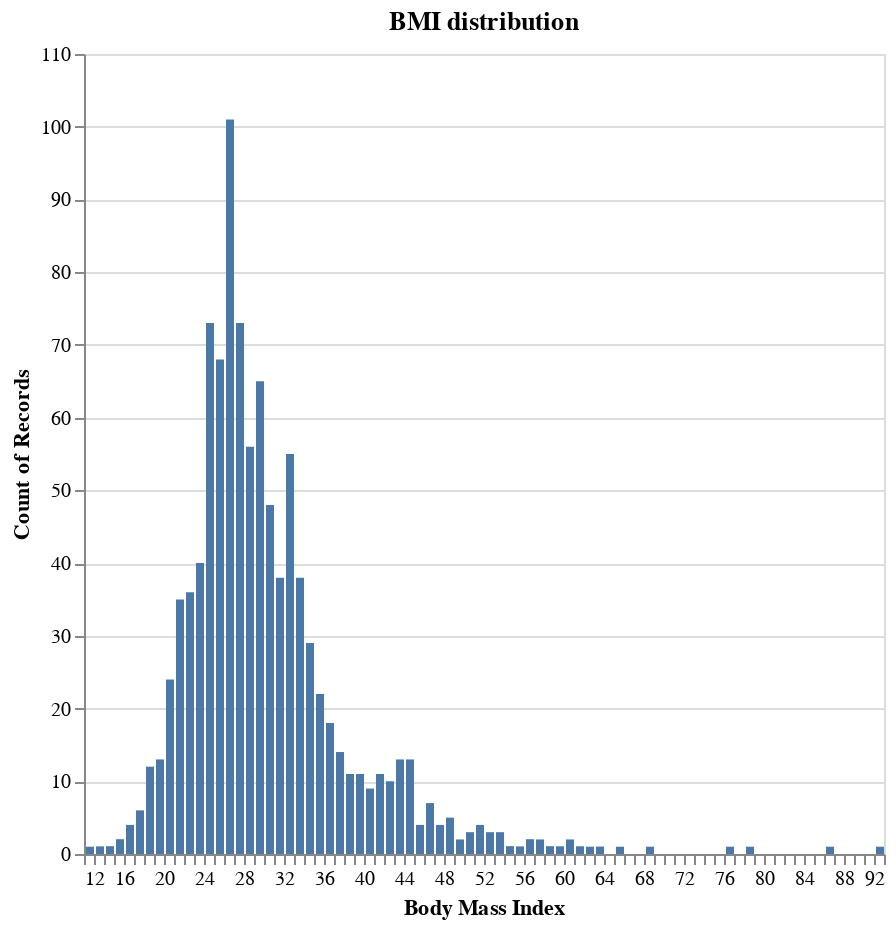

Write notebook code for a chart like this one.
### Markdown cell above
#### BMI distribution
The second chart illustrates the Body Mass Index (BMI) distribution within the dataset. BMI is derived by dividing a person's body height in meters by the square of their mass in kilograms, establishing a proportional relationship between weight and height. A BMI falling between 18.5 and 25 is generally considered healthy, while values lower or higher might indicate an unhealthy weight. Although BMI alone is not a comprehensive measurement, it serves as a valuable indicator.

Observing the graph reveals that the majority of individuals have a BMI exceeding 25, with some extreme cases surpassing a BMI of 40.

### Code cell
idaData["_BMIS"] = data["_BMI5"]/100

# display the BMIS distribution with smaller bins
alt.Chart(idaData).mark_bar().encode(
    alt.X("_BMIS", title="Body Mass Index", bin=alt.Bin(step=1)),
    y='count()',
    tooltip=[alt.Tooltip(field='_BMIS', type='nominal', title='BMI'), 'count()']
).properties(
    width=400,
    height=400,
    title='BMI distribution'
)

### Figure 1 — Vega specification as saved in the notebook (floating-point values rounded to 4 significant figures; data arrays with more than 128 entries replaced by an {"elided": "..."} marker saying what was removed)
{"$schema": "https://vega.github.io/schema/vega/v5.json", "data": [{"name": "source_0", "values": {"elided": "1503 records"}}, {"name": "source_0_y_domain___count", "values": [{"min": 1, "max": 101}]}], "signals": [{"name": "bin_step_1__BMIS_bins", "value": {"fields": ["_BMIS"], "fname": "bin__BMIS", "start": 12.0, "step": 1.0, "stop": 92.0}}], "marks": [{"type": "rect", "name": "marks", "from": {"data": "source_0"}, "encode": {"update": {"description": {"signal": "\"Body Mass Index: \" + (!isValid(datum[\"bin_step_1__BMIS\"]) || !isFinite(+datum[\"bin_step_1__BMIS\"]) ? \"null\" : format(datum[\"bin_step_1__BMIS\"], \"\") + \" – \" + format(datum[\"bin_step_1__BMIS_end\"], \"\")) + \"; Count of Records: \" + (format(datum[\"__count\"], \"\")) + \"; BMI: \" + (isValid(datum[\"_BMIS\"]) ? datum[\"_BMIS\"] : \"\"+datum[\"_BMIS\"])"}, "tooltip": {"signal": "{\"BMI\": isValid(datum[\"_BMIS\"]) ? datum[\"_BMIS\"] : \"\"+datum[\"_BMIS\"], \"Count of Records\": format(datum[\"__count\"], \"\")}"}, "y2": {"value": 0, "scale": "y"}, "fill": {"value": "#4c78a8"}, "y": {"field": "__count", "scale": "y"}, "ariaRoleDescription": {"value": "bar"}, "x2": {"field": "bin_step_1__BMIS", "scale": "x", "offset": {"signal": "0.5 + (abs(scale(\"x\", datum[\"bin_step_1__BMIS_end\"]) - scale(\"x\", datum[\"bin_step_1__BMIS\"])) < 0.25 ? -0.5 * (0.25 - (abs(scale(\"x\", datum[\"bin_step_1__BMIS_end\"]) - scale(\"x\", datum[\"bin_step_1__BMIS\"])))) : 0.5)"}}, "x": {"field": "bin_step_1__BMIS_end", "scale": "x", "offset": {"signal": "0.5 + (abs(scale(\"x\", datum[\"bin_step_1__BMIS_end\"]) - scale(\"x\", datum[\"bin_step_1__BMIS\"])) < 0.25 ? 0.5 * (0.25 - (abs(scale(\"x\", datum[\"bin_step_1__BMIS_end\"]) - scale(\"x\", datum[\"bin_step_1__BMIS\"])))) : -0.5)"}}}}, "style": ["bar"]}], "scales": [{"name": "x", "type": "linear", "domain": {"signal": "[bin_step_1__BMIS_bins.start, bin_step_1__BMIS_bins.stop]"}, "range": [0, {"signal": "width"}], "bins": {"signal": "bin_step_1__BMIS_bins"}, "zero": false}, {"name": "y", "type": "linear", "domain": [{"signal": "(data(\"source_0_y_domain___count\")[0] || {}).min"}, {"signal": "(data(\"source_0_y_domain___count\")[0] || {}).max"}], "range": [{"signal": "height"}, 0], "zero": true, "nice": true}], "axes": [{"scale": "y", "grid": true, "ticks": false, "zindex": 0, "domain": false, "labels": false, "gridScale": "x", "tickCount": {"signal": "ceil(height/40)"}, "maxExtent": 0, "minExtent": 0, "orient": "left", "aria": false}, {"scale": "x", "labelOverlap": true, "tickCount": {"signal": "ceil(width/10)"}, "labelFlush": true, "grid": false, "title": "Body Mass Index", "zindex": 0, "orient": "bottom"}, {"scale": "y", "title": "Count of Records", "orient": "left", "grid": false, "labelOverlap": true, "zindex": 0, "tickCount": {"signal": "ceil(height/40)"}}], "title": {"text": "BMI distribution", "frame": "group"}, "style": "cell", "padding": 5, "background": "white", "width": 400, "height": 400}
